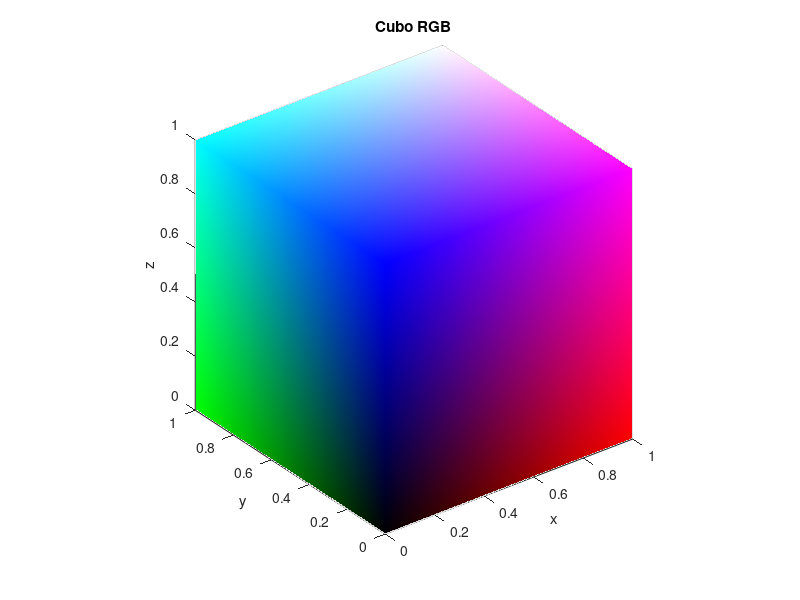

Write the MATLAB code that produced this figure.
x=[ 
     NaN 0 1 NaN % NaN= not a number 
       0 0 1 1 
       0 0 1 1 
     NaN 0 1 NaN 
     NaN 0 1 NaN 
     NaN NaN NaN NaN 
     ]; 
y=[ 
     NaN 0 0 NaN 
       0 0 0 0 
       1 1 1 1 
     NaN 1 1 NaN 
     NaN 0 0 NaN 
     NaN NaN NaN NaN 
     ]; 
z=[ 
     NaN 0 0 NaN 
       0 1 1 0 
       0 1 1 0 
     NaN 0 0 NaN 
     NaN 0 0 NaN 
     NaN NaN NaN NaN 
     ];

     cc=zeros(8,3); % zeros crea un arreglo de 8(Colores) por 3(x,y,z) 
     cc(1,:)=[0 0 0]; % black 
     cc(2,:)=[1 0 0]; % red 
     cc(3,:)=[0 1 0]; % green 
     cc(4,:)=[0 0 1]; % blue 
     cc(5,:)=[1 0 1]; % magenta 
     cc(6,:)=[0 1 1]; % cyan 
     cc(7,:)=[1 1 0]; % yellow 
     cc(8,:)=[1 1 1]; % white 
     cs=size(x); 
     c=repmat(zeros(cs),[1 1 3]);%repmat crea una nueva matriz donde cada reglon contiene el arreglo zeros 
for i=1:size(cc,1) 
     ix=find(x==cc(i,1) &... 
             y==cc(i,2) &... 
             z==cc(i,3)); 
     [ir,ic]=ind2sub(cs,ix); 
for k=1:3 
for m=1:length(ir) 
     c(ir(m),ic(m),k)=cc(i,k); 
end 
end 
end 
     s=surf(x,y,z,c); 
     shading interp; % Para que difumine el color 
     xlabel('x'); 
     ylabel('y'); 
     zlabel('z'); 
     title('Cubo RGB'); 
     axis equal; 
%      axis on; 
rotate3d on